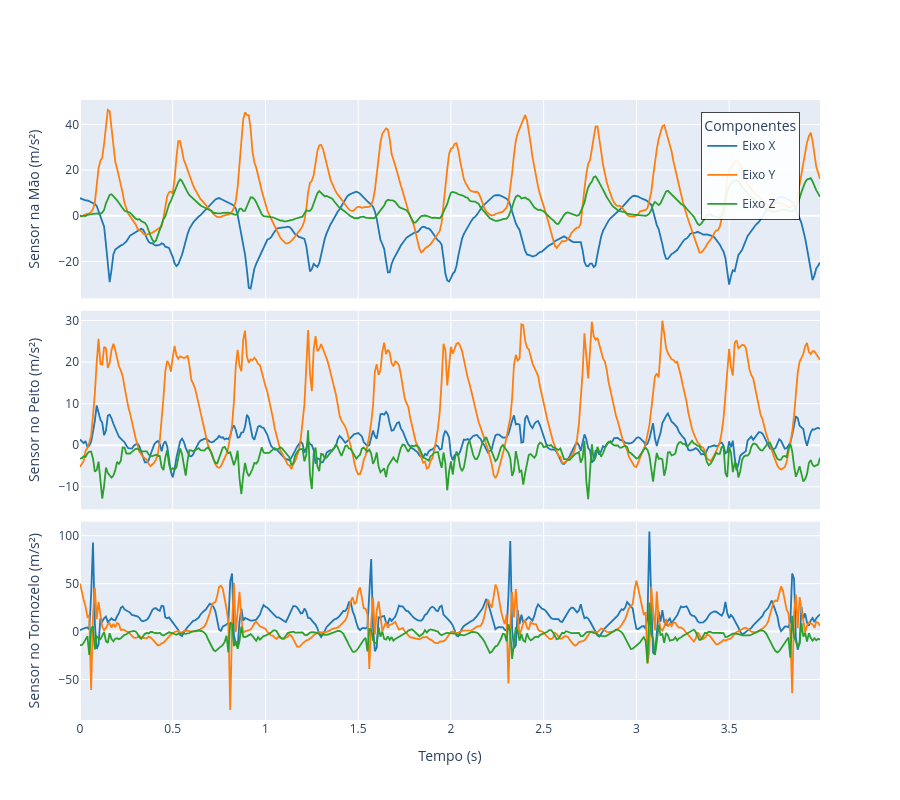

The notebook cell saved with this chart:
### Markdown cell above
## Domínio do tempo

### Code cell
# 1. Filtrar os dados de corrida (activity_id == 5)
df_run = df[df['activity_id'] == 5]

# 2. Criar a estrutura com 3 subplots empilhados
fig = make_subplots(
    rows=3, 
    cols=1,
    # subplot_titles=(
    #     'Sensor na Mão', 
    #     'Sensor no Peito', 
    #     'Sensor no Tornozelo'
    # ),
    shared_xaxes=True,       # O zoom no eixo X afetará os 3 gráficos juntos
    vertical_spacing=0.02
)

# 3. Mapear posições e cores
sensors = [('hand', 1), ('chest', 2), ('ankle', 3)]
colors = {'x': '#1f77b4', 'y': '#ff7f0e', 'z': '#2ca02c'}

ini = 11040
fim = 11440
for sensor_name, row in sensors:
    for axis in ['x', 'y', 'z']:
        fig.add_trace(
            go.Scatter(
                x=df_run['timestamp'].iloc[ini:fim] - df_run['timestamp'].iloc[ini],
                y=df_run[f'IMU_{sensor_name}_acc16_{axis}'].iloc[ini:fim],
                mode='lines',
                name=f'Eixo {axis.upper()}',
                legendgroup=axis,        # Agrupa para ocultar/exibir todos da mesma cor
                showlegend=(row == 1),   # Evita duplicar itens na caixa de legenda
                line=dict(color=colors[axis], width=1.8)
            ),
            row=row, col=1
        )

# 4. Rótulos dos eixos e layout final
# for r in range(1, 4):
#     fig.update_yaxes(title_text='Aceleração (m/s²)', row=r, col=1)

fig.update_yaxes(title_text='Sensor na Mão (m/s²)', row=1, col=1)
fig.update_yaxes(title_text='Sensor no Peito (m/s²)', row=2, col=1)
fig.update_yaxes(title_text='Sensor no Tornozelo (m/s²)', row=3, col=1)

fig.update_xaxes(title_text='Tempo (s)', row=3, col=1)

fig.update_layout(
    height=800,
    width=900,
    # title_text='Comparação da Aceleração por Posição do Sensor (Corrida)',
    legend_title_text='Componentes',
    showlegend=True,
    legend=dict(
        x=0.84,          # Posição horizontal (0 = esquerda, 1 = direita)
        y=0.98,          # Posição vertical (0 = embaixo, 1 = em cima)
        xanchor='left',  # Alinhamento da âncora horizontal
        yanchor='top',   # Alinhamento da âncora vertical
        bgcolor='rgba(255, 255, 255, 0.90)', # Cor de fundo (branco com leve transparência)
        bordercolor='black',                  # Cor da borda da caixa
        borderwidth=0.71                        # Espessura da borda
    )
)

fig.show()

### Figure 1 — Plotly figure (JSON) as saved in the notebook; plotly's stock layout.template omitted (floating-point values rounded to 4 significant figures; data arrays with more than 128 entries replaced by an {"elided": "..."} marker saying what was removed)
{"data": [{"legendgroup": "x", "line": {"color": "#1f77b4", "width": 1.8}, "mode": "lines", "name": "Eixo X", "showlegend": true, "type": "scatter", "x": {"elided": "400 float values"}, "xaxis": "x", "y": {"elided": "400 float values"}, "yaxis": "y"}, {"legendgroup": "y", "line": {"color": "#ff7f0e", "width": 1.8}, "mode": "lines", "name": "Eixo Y", "showlegend": true, "type": "scatter", "x": {"elided": "400 float values"}, "xaxis": "x", "y": {"elided": "400 float values"}, "yaxis": "y"}, {"legendgroup": "z", "line": {"color": "#2ca02c", "width": 1.8}, "mode": "lines", "name": "Eixo Z", "showlegend": true, "type": "scatter", "x": {"elided": "400 float values"}, "xaxis": "x", "y": {"elided": "400 float values"}, "yaxis": "y"}, {"legendgroup": "x", "line": {"color": "#1f77b4", "width": 1.8}, "mode": "lines", "name": "Eixo X", "showlegend": false, "type": "scatter", "x": {"elided": "400 float values"}, "xaxis": "x2", "y": {"elided": "400 float values"}, "yaxis": "y2"}, {"legendgroup": "y", "line": {"color": "#ff7f0e", "width": 1.8}, "mode": "lines", "name": "Eixo Y", "showlegend": false, "type": "scatter", "x": {"elided": "400 float values"}, "xaxis": "x2", "y": {"elided": "400 float values"}, "yaxis": "y2"}, {"legendgroup": "z", "line": {"color": "#2ca02c", "width": 1.8}, "mode": "lines", "name": "Eixo Z", "showlegend": false, "type": "scatter", "x": {"elided": "400 float values"}, "xaxis": "x2", "y": {"elided": "400 float values"}, "yaxis": "y2"}, {"legendgroup": "x", "line": {"color": "#1f77b4", "width": 1.8}, "mode": "lines", "name": "Eixo X", "showlegend": false, "type": "scatter", "x": {"elided": "400 float values"}, "xaxis": "x3", "y": {"elided": "400 float values"}, "yaxis": "y3"}, {"legendgroup": "y", "line": {"color": "#ff7f0e", "width": 1.8}, "mode": "lines", "name": "Eixo Y", "showlegend": false, "type": "scatter", "x": {"elided": "400 float values"}, "xaxis": "x3", "y": {"elided": "400 float values"}, "yaxis": "y3"}, {"legendgroup": "z", "line": {"color": "#2ca02c", "width": 1.8}, "mode": "lines", "name": "Eixo Z", "showlegend": false, "type": "scatter", "x": {"elided": "400 float values"}, "xaxis": "x3", "y": {"elided": "400 float values"}, "yaxis": "y3"}], "layout": {"height": 800, "legend": {"bgcolor": "rgba(255, 255, 255, 0.90)", "bordercolor": "black", "borderwidth": 0.71, "title": {"text": "Componentes"}, "x": 0.84, "xanchor": "left", "y": 0.98, "yanchor": "top"}, "showlegend": true, "width": 900, "xaxis": {"anchor": "y", "domain": [0, 1], "matches": "x3", "showticklabels": false}, "xaxis2": {"anchor": "y2", "domain": [0, 1], "matches": "x3", "showticklabels": false}, "xaxis3": {"anchor": "y3", "domain": [0, 1], "title": {"text": "Tempo (s)"}}, "yaxis": {"anchor": "x", "domain": [0.68, 1], "title": {"text": "Sensor na Mão (m/s²)"}}, "yaxis2": {"anchor": "x2", "domain": [0.34, 0.66], "title": {"text": "Sensor no Peito (m/s²)"}}, "yaxis3": {"anchor": "x3", "domain": [0, 0.32], "title": {"text": "Sensor no Tornozelo (m/s²)"}}}}
